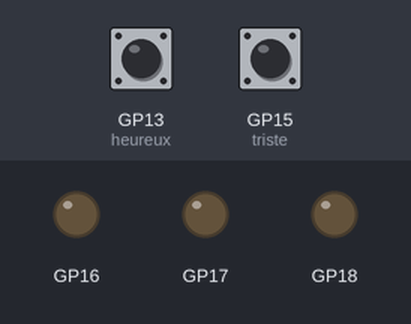
Recording of a program running on a simulated Raspberry Pi Pico running MicroPython. On the bench: output pins drawn as LEDs (lit = HIGH). The inputs (shaded band) are chosen by the test bench; at power-on: GP13 (heureux) HIGH, GP15 (triste) HIGH. What the program prints to the serial console is not drawn.

Above: at 1.2 s.
1.3 s: GP13 (heureux) pulled LOW for 0.15 s
At 2.4 s:
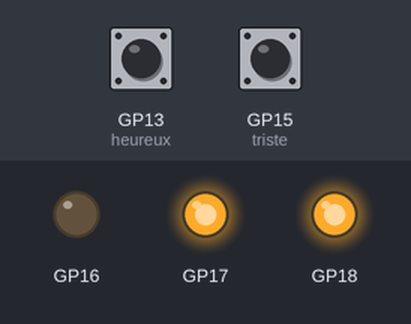
2.9 s: GP15 (triste) pulled LOW for 0.15 s
At 3.7 s:
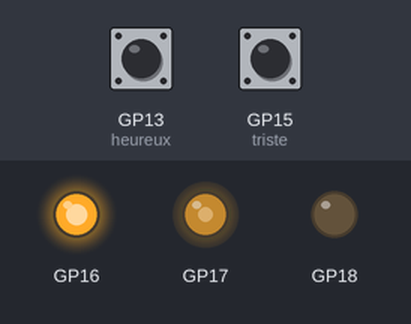
4.5 s: GP13 (heureux) pulled LOW for 1 s
At 4.9 s:
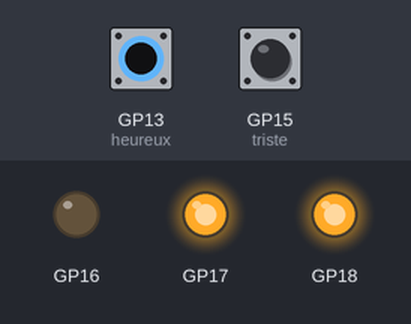
7.0 s: GP15 (triste) pulled LOW for 1 s
At 8.0 s:
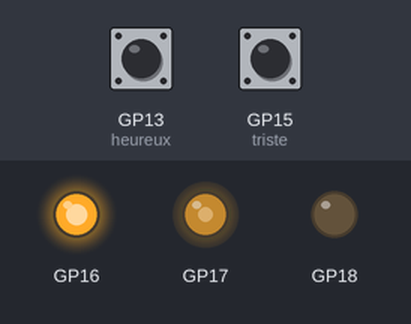
9.5 s: GP13 (heureux) pulled LOW for 3.2 s
At 9.9 s:
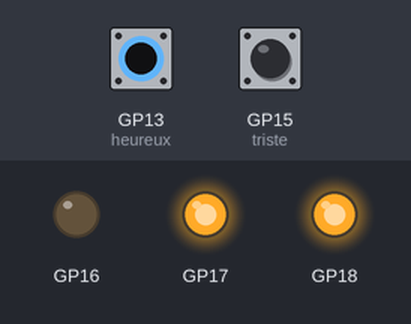
Timing chart, 0 to 12.5 s (numbered marks = the images above; inputs shaded):
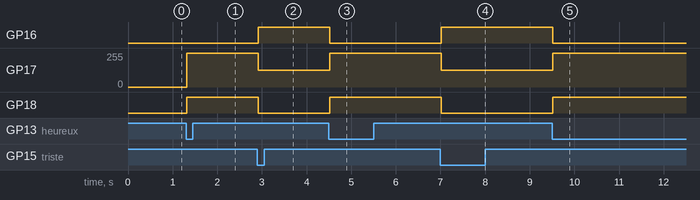

Measured:
- after the input at 1.3 s, GP17: 0/255 → 255/255 at once; GP18: LOW → HIGH at once
- after the input at 2.9 s, GP16: LOW → HIGH at once; GP17: 255/255 → 125/255 at once; GP18: HIGH → LOW at once
- after the input at 4.5 s, GP16: HIGH → LOW at once; GP17: 125/255 → 255/255 at once; GP18: LOW → HIGH at once
- after the input at 7.0 s, GP16: LOW → HIGH at once; GP17: 255/255 → 125/255 at once; GP18: HIGH → LOW at once
- after the input at 9.5 s, GP16: HIGH → LOW at once; GP17: 125/255 → 255/255 at once; GP18: LOW → HIGH at once

The program:

drop_switch.py
```python
from time import sleep
from picozero import Button, RGBLED


heureux = Button(13) # Jeton le plus long
colere = Button(14) # Jeton moyen
triste = Button(15) # Jeton le plus court
led = RGBLED(18, 17, 16)


while True: # Creer une boucle qui verifie les differents jetons
    if heureux.is_pressed: # Cherche d'abord le jeton le plus long
        print('heureux!')
        led.color = (255,255,0) # Jaune
    elif colere.is_pressed: # Cherche ensuite le jeton moyen
        print('EN COLERE!')
        led.color = (255,0,0) # Rouge
    elif triste.is_pressed: # Recherche le jeton le plus court en dernier lieu
        print('triste et bleu...')
        led.color = (0,125,255) # Bleu
```
